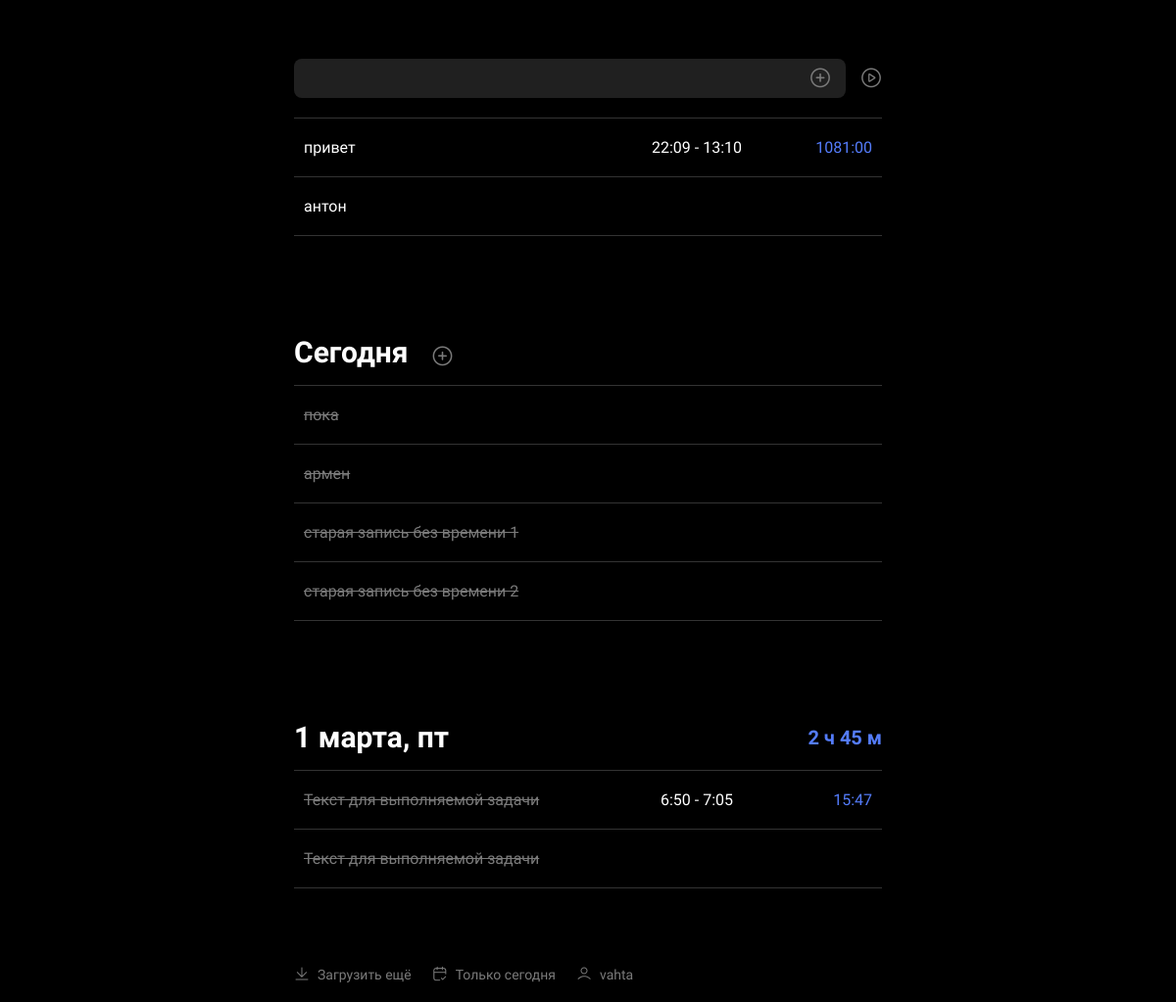
The app's page / (signed in), older data.
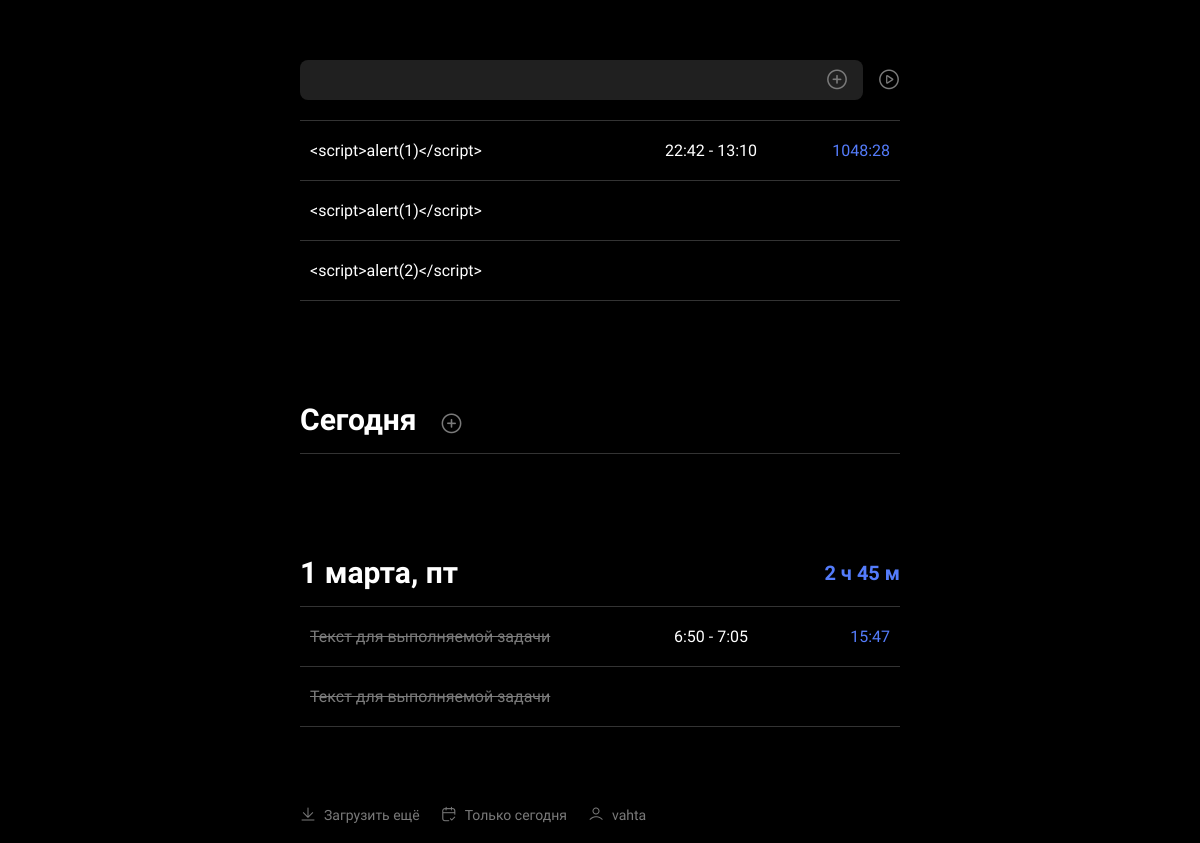
The same page, newer data.
### main_app/models.py (models this page shows)
class TaskList(models.Model):
    user = models.ForeignKey(User, on_delete=models.CASCADE, related_name='tasks')
    task_name = models.CharField(max_length=255)
    creation_time = models.DateTimeField(auto_now_add=True)
    task_current_time = models.DateTimeField(null=True)
    is_active = models.BooleanField(default=False)
    is_completed = models.BooleanField(default=False)
    order = models.IntegerField(default=100000)
    completed_task_start_time = models.DateTimeField(null=True)
    completed_task_end_time = models.DateTimeField(null=True)
    task_time_interval = models.CharField(max_length=255, null=True)
    def __str__(self):
        return self.task_name

### main_app/views.py (the view)
# urls.py: path('', views.index, name='index'),
@login_required
def index(request):
    try:
        active_task = TaskList.objects.get(user=request.user, is_active=True)
    except ObjectDoesNotExist:
        active_task = None
    today = timezone.now().date()
    pending_tasks = TaskList.objects.filter(user=request.user, is_active=False, is_completed=False).order_by('order')
    completed_tasks_with_time = TaskList.objects.filter(
        user=request.user,
        is_completed=True,
        completed_task_start_time__date=today,
    ).order_by('-task_current_time')
    total_minutes = sum(time_to_minutes(task.task_time_interval) for task in completed_tasks_with_time)
    hours = total_minutes // 60
    minutes = total_minutes % 60
    total_time = f'{hours} ч {minutes} м' if hours > 0 else f'{minutes} м'
    for task in completed_tasks_with_time:
        hours, minutes = map(int, task.task_time_interval.split(':'))
        task.task_time_interval = "{:d} ч {:d} м".format(hours, minutes)
    formatted_time_difference = None
    if active_task:
        time_difference = timezone.now() - active_task.task_current_time
        formatted_time_difference = timedelta_to_mmss(time_difference)
    time_now = datetime.now().strftime('%H:%M')
    completed_tasks_no_time = TaskList.objects.filter(
        user=request.user,
        is_completed=True,
        completed_task_start_time__date=None,
    )
    if request.method == 'POST':
        form = TaskListForm(request.POST)
        if not active_task:
            if form.is_valid():
                task = form.save(commit=False)
                task.user = request.user
                task.is_active = True
                task.task_current_time = timezone.now()
                task.save()
                start = datetime.now().strftime('%H:%M')
                return JsonResponse({'success': True, 'task_id': task.id, 'start': start})
            else:
                return JsonResponse({'success': False, 'errors': form.errors}, status=400)
        else:
            return JsonResponse({'success': False, 'task_already_present': True})
    else:
        form = TaskListForm()
    return render(request, 'main_app/index.html', {
        'form': form,
        'active_task': active_task,
        'pending_tasks': pending_tasks,
        'completed_tasks_with_time': completed_tasks_with_time,
        'completed_tasks_no_time': completed_tasks_no_time,
        'total_time': total_time,
        'month_day': today.day,
        'month': months.get(today.month),
        'formatted_time_difference': formatted_time_difference,
        'time_now': time_now,
    })

### main_app/forms.py
class TaskListForm(forms.ModelForm):
    class Meta:
        model = TaskList
        fields = ('task_name',)
        labels = {
            'task_name': ''
        }

### main_app/utils.py (called while the page is built)
def timedelta_to_mmss(td):
    minutes = td.seconds // 60
    seconds = td.seconds % 60
    return '{:02}:{:02}'.format(minutes, seconds)

### main_app/templates/main_app/index.html (shortened to what this page needs)
{% extends 'base.html' %}
{% load custom_filters %}
{% block content %}
<main class="main">
    <div class="container">
        <div class="tasks">
            <div class="tasks__form">
                <form action="#" method="POST" id="tasks__form" name="task_name">
                    <input type="text" class="input">
                    <button type="submit" name="action" value="active">
                        <i class="_icon-plus plus-icon" onclick="addPendingTask()"></i>
                    </button>
                    <button type="submit" class="btn-active-task" name="action" value="active">
                        <i class="_icon-play warning-popup" onclick="addActiveTask()" href="#warning-popup" ></i>
                    </button>
                </form>
            </div>
            <div class="tasks__block active__tasks">
                <ul class="tasks__block__list sortable__list" id="upper__tasks__block__list">
                    {% if active_task %}
                    <li class="tasks__block__list__item list__item active__task">
                        <a href="#" class="list__item__link" data-item-id="{{ active_task.pk }}">
                            <div class="list__item__title">
                                {{ active_task }}
                            </div>
                            <div class="list__item__strend">
                                {{ active_task.task_current_time|date:"H:i" }} - {{ time_now }}
                            </div>
                            <div class="list__item__sepndtime">
                                <p>{{ formatted_time_difference }}</p>
                            </div>
                        </a>
                    </li>
                    {% endif %}
                    {% for task in pending_tasks %}
                    <li class="tasks__block__list__item list__item waiting-task">
                        <a href="#edit-task-popup" class="list__item__link popup-link" data-item-id="{{ task.pk }}">
                            <div class="list__item__title">{{ task }}</div>
                        </a>
                    </li>
                    {% endfor %}
                </ul>
            </div>
            <div class="tasks__block">
                <div class="tasks__block__info">
                    <div class="tasks__block__info__title">
                        <h2>Сегодня</h2>
                        <a href="#add-completed-task-popup" class="popup-link">
                            <i class="_icon-plus"></i>
                        </a>
                    </div>
                </div>
                <ul class="tasks__block__list" id="today__tasks__block__list">
                    {% for task in completed_tasks_no_time %}
                    <li class="tasks__block__list__item list__item done">
                        <a href="#edit-completed-task-popup" class="list__item__link popup-link"
                           data-item-id="{{ task.pk }}">
                            <div class="list__item__title">{{ task }}</div>
                            <div class="list__item__strend"></div>
                            <div class="list__item__sepndtime"></div>
                        </a>
                    </li>
                    {% endfor %}
                </ul>
            </div>
            <div class="tasks__block">
                <div class="tasks__block__info">
                    <div class="tasks__block__info__title">
                        <h2>1 марта, пт</h2>
                    </div>
                    <div class="tasks__block__info__time">2 ч 45 м</div>
                </div>
                <ul class="tasks__block__list disable-hover">
                    <li class="tasks__block__list__item list__item done">
                        <a href="#" class="list__item__link">
                            <div class="list__item__title">Текст для выполняемой задачи</div>
                            <div class="list__item__strend">6:50 - 7:05</div>
                            <div class="list__item__sepndtime">15:47</div>
                        </a>
                    </li>
                    <li class="tasks__block__list__item list__item done">
                        <a href="#" class="list__item__link">
                            <div class="list__item__title">Текст для выполняемой задачи</div>
                            <div class="list__item__strend"></div>
                            <div class="list__item__sepndtime"></div>
                        </a>
                    </li>
                </ul>
            </div>
        </div>
    </div>
</main>
{% endblock content %}
{% block footer %}
<footer class="footer">
    <div class="container">
        <ul class="footer__options">
            <li class="footer__options__item download-more">
                <a href="#">
                    <i class="_icon-download"></i>
                    <p>Загрузить ещё</p>
                </a>
            </li>
            <li class="footer__options__item today-only">
                <a href="#">
                    <i class="_icon-calendar"></i>
                    <p>Только сегодня</p>
                </a>
            </li>
            <li class="footer__options__item">
                <a href="#profile-edit-popup" class="popup-link">
                    <i class="_icon-user"></i>
                    {% if user.is_authenticated %}
                    <p>{{ user.username }}</p>
                    {% else %}
                    <i class="_icon-user"></i>
                    <p><a href="{% url 'users:login' %}">Войти</a></p>
                    {% endif %}
                </a>
            </li>
        </ul>
    </div>
</footer>
{% endblock footer %}

### templates/base.html (shortened to what this page needs)
{% load static %}
<!DOCTYPE html>
<html lang="en">
<head>
    <link href="{% static 'main_app/css/style.css' %}" rel="stylesheet"/>
</head>
<body>
{% block content %}{% endblock content %}
{% block footer %}{% endblock footer %}
</body>
</html>

### main_app/static/main_app/css/style.css (style rules this page uses)
[class^=_icon-], [class*=" _icon-"] { font-size: 22px; line-height: 0; cursor: pointer; }
[class^=_icon-]::before, [class*=" _icon-"]::before { font-family: "icomoon" !important; speak: never; font-style: normal; font-weight: normal; font-variant: normal; text-transform: none; -webkit-font-smoothing: antialiased; -moz-osx-font-smoothing: grayscale; }
._icon-download:before { content: "\e900"; color: #7a7a7a; }
._icon-calendar:before { content: "\e901"; color: #7a7a7a; }
._icon-play:before { content: "\e903"; color: #7a7a7a; }
._icon-plus:before { content: "\e904"; color: #7a7a7a; }
._icon-user:before { content: "\e908"; color: #7a7a7a; }
html, body { height: 100%; }
body { background-color: #000; font-family: "Roboto", sans-serif; font-size: 14px; color: #fff; min-height: 100%; display: -ms-grid; display: grid; -ms-grid-rows: auto 1fr auto; grid-template-rows: auto 1fr auto; -ms-grid-columns: 100%; grid-template-columns: 100%; margin: 0; }
h1, h2, h3, h4, h5, h6 { font-weight: bold; margin: 0; }
ul, li { margin: 0; padding: 0; list-style-type: none; }
.container { position: relative; max-width: 600px; margin: 0 auto; padding: 0px 51px; height: 100%; }
input { all: unset; }
p { margin: 0px; }
a { color: inherit; text-decoration: none; }
button { margin: 0; padding: 0; border: none; background: none; color: inherit; font: inherit; cursor: pointer; outline: none; }
.btn-active-task { padding-top: 7.5px; }
.input { padding: 12px 15px; border-radius: 8px; background-color: #202020; }
.input::placeholder { color: #fff; }
.footer { padding: 20px 0; }
.footer__options { font-size: 14px; color: #7A7A7A; display: -webkit-box; display: -ms-flexbox; display: flex; -ms-flex-wrap: wrap; flex-wrap: wrap; gap: 21px; }
.footer__options__item a { display: -webkit-box; display: -ms-flexbox; display: flex; -webkit-box-align: center; -ms-flex-align: center; align-items: center; gap: 8px; }
.footer__options__item a i { font-size: 16px; }
.tasks { padding: 60px 0; }
.tasks__form { padding-bottom: 20px; border-bottom: 1px solid #333333; }
.tasks__form form { position: relative; display: -webkit-box; display: -ms-flexbox; display: flex; gap: 7.5px; -webkit-box-align: center; -ms-flex-align: center; align-items: center; }
.tasks__form form button .plus-icon { position: absolute; top: 50%; right: 52px; -webkit-transform: translateY(-50%); -ms-transform: translateY(-50%); transform: translateY(-50%); }
.tasks__form form input { -webkit-box-flex: 1; -ms-flex-positive: 1; flex-grow: 1; }
.tasks__block { font-size: 16px; }
.tasks__block__info { display: -webkit-box; display: -ms-flexbox; display: flex; -webkit-box-pack: justify; -ms-flex-pack: justify; justify-content: space-between; -webkit-box-align: center; -ms-flex-align: center; align-items: center; padding-bottom: 16px; border-bottom: 1px solid #333333; }
.tasks__block__info__title { font-size: 20px; display: -webkit-box; display: -ms-flexbox; display: flex; -webkit-box-align: center; -ms-flex-align: center; align-items: center; gap: 12px; position: relative; }
.tasks__block__info__title i { position: absolute; top: 63%; -webkit-transform: translateY(-50%); -ms-transform: translateY(-50%); transform: translateY(-50%); right: -34px; }
.tasks__block__info__time { font-size: 20px; font-weight: bold; color: #547cfb; }
.tasks__block__list__item:last-child { border-bottom: 1px solid #333333; }
.tasks__block__list__item + .tasks__block__list__item { border-top: 1px solid #333333; }
.tasks__block + .tasks__block { margin-top: 101px; }
.list__item__link { padding: 20px 10px; display: -webkit-box; display: -ms-flexbox; display: flex; -ms-flex-wrap: wrap; flex-wrap: wrap; row-gap: 11px; }
.list__item__title { -ms-flex-preferred-size: 282px; flex-basis: 282px; -webkit-box-flex: 1; -ms-flex-positive: 1; flex-grow: 1; }
.list__item__sepndtime { -webkit-box-flex: 1; -ms-flex-positive: 1; flex-grow: 1; -ms-flex-preferred-size: 60px; flex-basis: 60px; text-align: right; color: #547CFB; position: relative; }
.list__item__strend { -webkit-box-flex: 0; -ms-flex-positive: 0; flex-grow: 0; padding-left: 5px; padding-right: 5px; }
.list__item.done .list__item__link > .list__item__title { color: #7A7A7A; text-decoration: line-through; }

Row changes from the older to the newer data that the page shows:
removed TaskList: task_name "привет", task_current_time "22:09"
removed TaskList: task_name "антон"
removed TaskList: task_name "пока", shown under "Сегодня"
removed TaskList: task_name "армен", shown under "Сегодня"
removed TaskList: task_name "старая запись без времени 1", shown under "Сегодня"
removed TaskList: task_name "старая запись без времени 2", shown under "Сегодня"
added TaskList: task_name "<script>alert(1)</script>", task_current_time "22:42"
added TaskList: task_name "<script>alert(1)</script>"
added TaskList: task_name "<script>alert(2)</script>"
Text that changed along with them:
text no longer shown: "1081:00"
text now shown: "1048:28"
